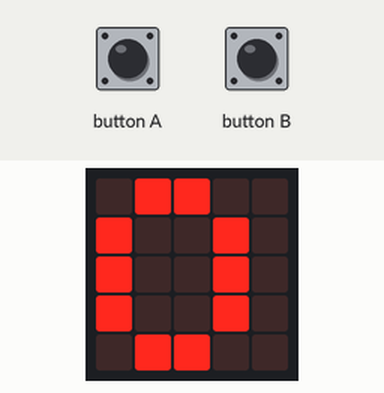
A program run on a simulated BBC micro:bit (MakeCode). Shown: the board's 5×5 LED display. The test bench sets the inputs (shaded band).

Above: at 1.2 s.
1.3 s: button A pressed for 0.15 s
At 2.7 s:
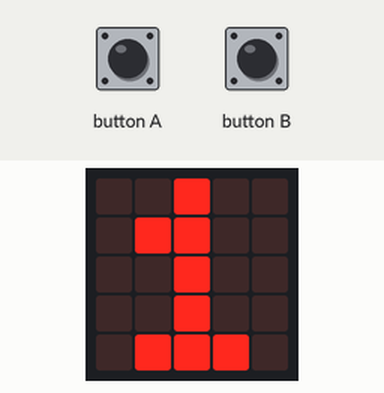
3.0 s: button A pressed for 0.15 s
At 4.9 s:
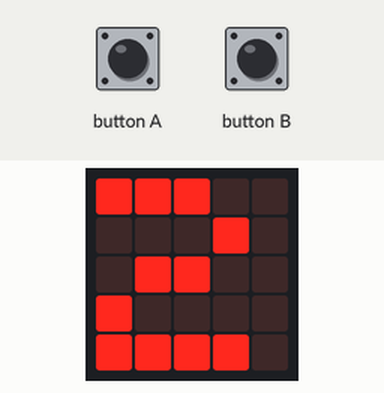
Timing chart, 0 to 6.4 s (numbered marks = the images above; inputs shaded):
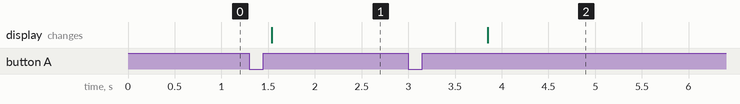

The program:

main.ts
```typescript
input.onButtonPressed(Button.A, function () {
    num += 1
})
input.onButtonPressed(Button.B, function () {
    num += -1
})
basic.clearScreen()
let num = 0
basic.forever(function () {
    if (num >= 0) {
        basic.showNumber(num)
    } else {
        basic.showNumber(0)
    }
})
```

test.ts
```typescript
// aquí va el archivo "tests"; esto no se compilará cuando este paquete se utilice como una extensión.
```

Measured:
- after the input at 1.3 s, the display: changes after 0.24 s (image 1)
- after the input at 3.0 s, the display: changes after 0.85 s (image 2)
